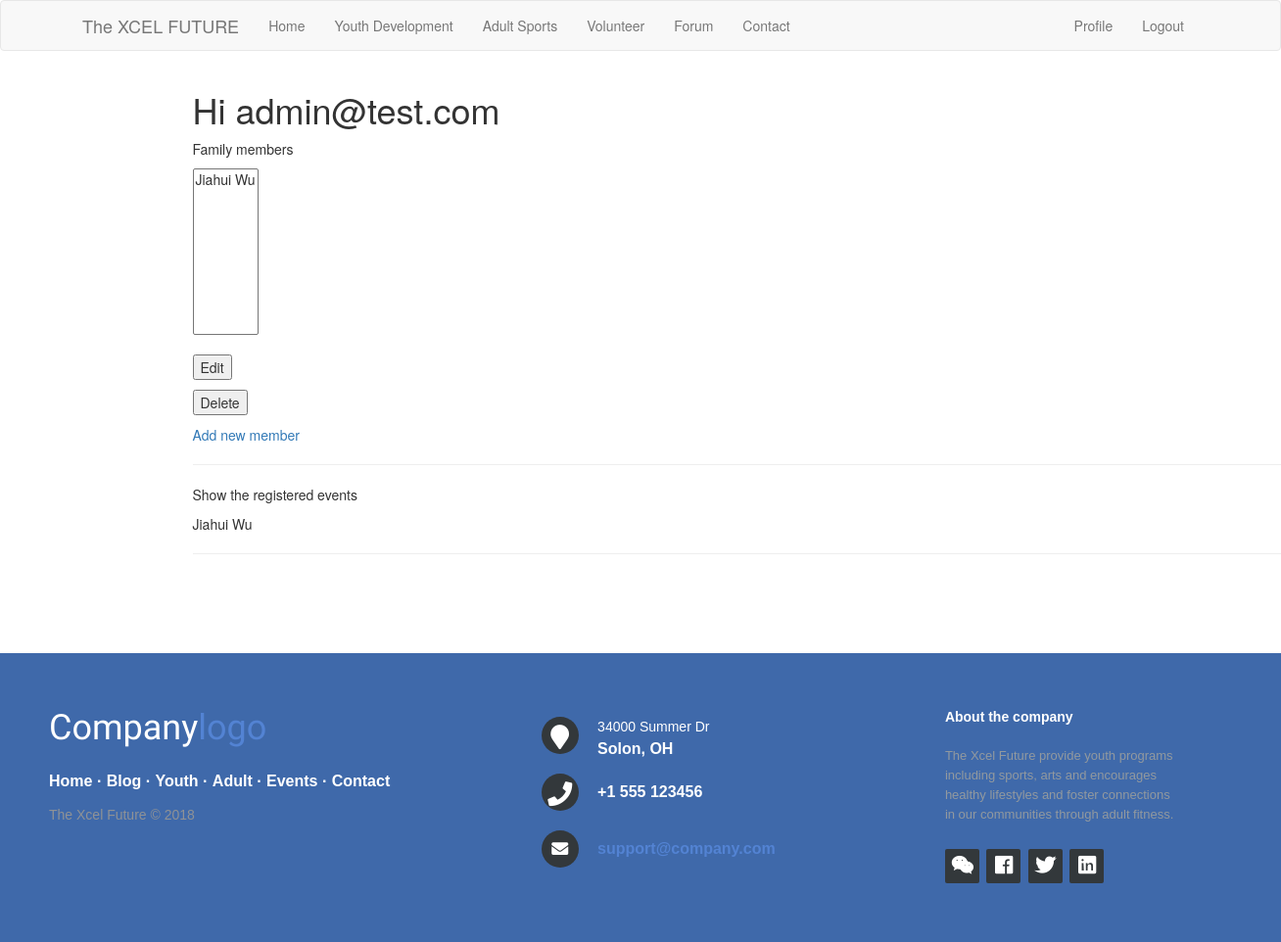
Page /user/admin@test.com (signed in) on the committed database.
### app/models.py (models this page shows, shortened)
class User(UserMixin, db.Model):
    id = db.Column(db.Integer, primary_key=True)
    email = db.Column(db.String(128), index=True, unique=True)
    password_hash = db.Column(db.String(128))
    members = db.relationship('Member', backref='account')
    teams = db.relationship('Team', backref='account')
    admin = db.Column(db.Boolean(), default=False)

class Member(UserMixin, db.Model):
    id = db.Column(db.Integer, primary_key=True)
    fname = db.Column(db.String(64))
    lname = db.Column(db.String(64))
    gender = db.Column(db.String(10))
    birthday = db.Column(db.Date)
    country = db.Column(db.String(50))
    other = db.Column(db.String(50))
    state = db.Column(db.String(50))
    city = db.Column(db.String(50))
    address = db.Column(db.String(200))
    zip = db.Column(db.String(10))
    cell = db.Column(db.String(20))
    check1 = db.Column(db.Boolean, default=False)
    healthNotes = db.Column(db.String(100))
    EmergencyContact = db.Column(db.String(64))
    EmergencyPhone = db.Column(db.String(20))
    account_id = db.Column(db.Integer, db.ForeignKey('user.id'))
    registrations = db.relationship('Event', secondary=regis,
    backref=db.backref('registers', lazy='dynamic'),
    lazy='dynamic')
    def registered_events(self):
        return Event.query.join(
            regis, (regis.c.event_id == Event.id)).filter(
                regis.c.user_id == self.id).order_by(Event.start_date.desc())

### app/routes.py (the view, shortened to what this page needs)
@app.route('/user/<username>', methods=['GET', 'POST'])
@login_required
def user(username):
    form = EditUserForm()
    user = User.query.filter_by(email=username).first_or_404()
    members = Member.query.filter_by(account_id=user.id)
    count = members.count()
    page = request.args.get('page', 1, type=int)
    array = []
    for member in members:
        eventobj = {}
        eventobj['member'] = member
        eventobj['events'] = member.registered_events().paginate(page, app.config['EVENTS_PER_PAGE'], False).items
        array.append(eventobj)
    return render_template('user.html', user=user, members=members, form=form, array=array, count=count)

### app/forms.py
class EditUserForm(FlaskForm):
    edit = SubmitField('Edit')
    delete = SubmitField('Delete')

### app/models.py (called while the page is built)
@login.user_loader
def load_user(id):
    return User.query.get(int(id))

### app/templates/user.html (shortened to what this page needs)
{% extends "base.html" %}
{% block app_content %}
<div class="container">
    <h1>Hi {{ user.email }}</h1>
    {% if count > 0 %}
    <p>Family members</p>
    <form action="" method="post">
    <select required size="8" name="member">
        {% for member in members %}
        <option>{{ member.fname }} {{ member.lname }}</option>
        {% endfor %}
    </select>
    <br>
    <br>
    <p>{{ form.edit() }}</p>
    <p>{{ form.delete() }}</p>
    </form>
    {% endif %}
    <p><a href="{{ url_for('add_member') }}">{{ 'Add new member' }}</a></p>
    <hr>
    <p>Show the registered events</p>
    {% for item in array %}
        <p>{{ item['member'].fname }} {{ item['member'].lname }}</p>
        <hr>
    {% endfor %}
</div>
{% endblock %}

### rows in the picture
User: email "admin@test.com"
Member: member.fname "Jiahui", member.lname "Wu"

### other values in the picture
{{ 'Home' }} "Home"
{{ 'Youth Development' }} "Youth Development"
{{ 'Adult Sports' }} "Adult Sports"
{{ 'Volunteer' }} "Volunteer"
{{ 'Forum' }} "Forum"
{{ 'Contact' }} "Contact"
{{ 'Profile' }} "Profile"
{{ 'Logout' }} "Logout"
{{ 'Add new member' }} "Add new member"
